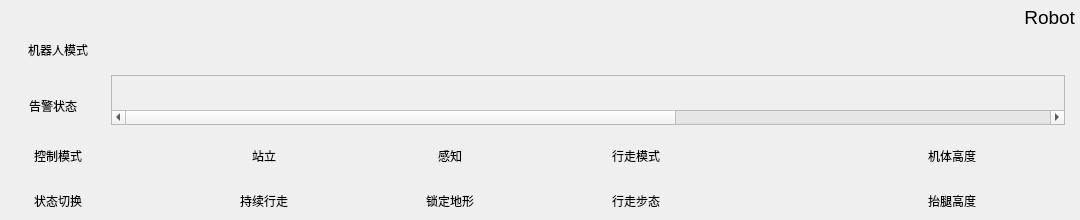
<?xml version="1.0" encoding="UTF-8"?>
<ui version="4.0">
 <class>SevnceRobot</class>
 <widget class="QWidget" name="SevnceRobot">
  <property name="geometry">
   <rect>
    <x>0</x>
    <y>0</y>
    <width>1080</width>
    <height>220</height>
   </rect>
  </property>
  <property name="minimumSize">
   <size>
    <width>0</width>
    <height>0</height>
   </size>
  </property>
  <property name="maximumSize">
   <size>
    <width>16777215</width>
    <height>16777215</height>
   </size>
  </property>
  <property name="windowTitle">
   <string>SevnceRobot</string>
  </property>
  <property name="styleSheet">
   <string notr="true"/>
  </property>
  <layout class="QGridLayout" name="gridLayout">
   <property name="leftMargin">
    <number>5</number>
   </property>
   <property name="topMargin">
    <number>5</number>
   </property>
   <property name="rightMargin">
    <number>5</number>
   </property>
   <property name="bottomMargin">
    <number>5</number>
   </property>
   <property name="spacing">
    <number>0</number>
   </property>
   <item row="6" column="3">
    <widget class="QWSwitcher" name="toggle" native="true">
     <property name="minimumSize">
      <size>
       <width>50</width>
       <height>25</height>
      </size>
     </property>
     <property name="maximumSize">
      <size>
       <width>50</width>
       <height>25</height>
      </size>
     </property>
    </widget>
   </item>
   <item row="6" column="4">
    <widget class="QLabel" name="title">
     <property name="minimumSize">
      <size>
       <width>100</width>
       <height>0</height>
      </size>
     </property>
     <property name="font">
      <font>
       <pointsize>14</pointsize>
      </font>
     </property>
     <property name="text">
      <string>Robot</string>
     </property>
     <property name="alignment">
      <set>Qt::AlignmentFlag::AlignRight|Qt::AlignmentFlag::AlignTrailing|Qt::AlignmentFlag::AlignVCenter</set>
     </property>
    </widget>
   </item>
   <item row="7" column="3" colspan="2">
    <widget class="QWidget" name="widget" native="true">
     <layout class="QGridLayout" name="gridLayout_2">
      <property name="leftMargin">
       <number>0</number>
      </property>
      <property name="topMargin">
       <number>0</number>
      </property>
      <property name="rightMargin">
       <number>0</number>
      </property>
      <property name="bottomMargin">
       <number>0</number>
      </property>
      <property name="horizontalSpacing">
       <number>0</number>
      </property>
      <property name="verticalSpacing">
       <number>5</number>
      </property>
      <item row="2" column="2">
       <widget class="QLabel" name="label_11">
        <property name="minimumSize">
         <size>
          <width>80</width>
          <height>30</height>
         </size>
        </property>
        <property name="maximumSize">
         <size>
          <width>100</width>
          <height>30</height>
         </size>
        </property>
        <property name="text">
         <string>站立</string>
        </property>
        <property name="alignment">
         <set>Qt::AlignmentFlag::AlignBottom|Qt::AlignmentFlag::AlignHCenter</set>
        </property>
       </widget>
      </item>
      <item row="2" column="4">
       <widget class="QLabel" name="label_9">
        <property name="minimumSize">
         <size>
          <width>80</width>
          <height>30</height>
         </size>
        </property>
        <property name="maximumSize">
         <size>
          <width>100</width>
          <height>30</height>
         </size>
        </property>
        <property name="text">
         <string>感知</string>
        </property>
        <property name="alignment">
         <set>Qt::AlignmentFlag::AlignBottom|Qt::AlignmentFlag::AlignHCenter</set>
        </property>
       </widget>
      </item>
      <item row="1" column="1" colspan="9">
       <widget class="QScrollArea" name="scrollArea">
        <property name="minimumSize">
         <size>
          <width>0</width>
          <height>50</height>
         </size>
        </property>
        <property name="maximumSize">
         <size>
          <width>16777215</width>
          <height>50</height>
         </size>
        </property>
        <property name="verticalScrollBarPolicy">
         <enum>Qt::ScrollBarPolicy::ScrollBarAlwaysOff</enum>
        </property>
        <property name="widgetResizable">
         <bool>true</bool>
        </property>
        <widget class="QWidget" name="scrollAreaWidgetContents">
         <property name="geometry">
          <rect>
           <x>0</x>
           <y>0</y>
           <width>1600</width>
           <height>40</height>
          </rect>
         </property>
         <layout class="QHBoxLayout" name="horizontalLayout_5">
          <property name="spacing">
           <number>0</number>
          </property>
          <property name="leftMargin">
           <number>0</number>
          </property>
          <property name="topMargin">
           <number>0</number>
          </property>
          <property name="rightMargin">
           <number>0</number>
          </property>
          <property name="bottomMargin">
           <number>0</number>
          </property>
          <item>
           <widget class="QWWindowButton" name="widget_alarmStatus" native="true">
            <property name="minimumSize">
             <size>
              <width>1600</width>
              <height>40</height>
             </size>
            </property>
            <property name="maximumSize">
             <size>
              <width>16000</width>
              <height>40</height>
             </size>
            </property>
            <property name="font">
             <font>
              <pointsize>14</pointsize>
             </font>
            </property>
           </widget>
          </item>
         </layout>
        </widget>
       </widget>
      </item>
      <item row="3" column="1">
       <widget class="QWWindowButton" name="widget_isSwitching" native="true">
        <property name="minimumSize">
         <size>
          <width>100</width>
          <height>40</height>
         </size>
        </property>
        <property name="maximumSize">
         <size>
          <width>100</width>
          <height>40</height>
         </size>
        </property>
        <property name="font">
         <font>
          <pointsize>14</pointsize>
         </font>
        </property>
       </widget>
      </item>
      <item row="1" column="0">
       <widget class="QLabel" name="label_2">
        <property name="minimumSize">
         <size>
          <width>90</width>
          <height>30</height>
         </size>
        </property>
        <property name="maximumSize">
         <size>
          <width>90</width>
          <height>30</height>
         </size>
        </property>
        <property name="text">
         <string>告警状态</string>
        </property>
        <property name="alignment">
         <set>Qt::AlignmentFlag::AlignBottom|Qt::AlignmentFlag::AlignHCenter</set>
        </property>
       </widget>
      </item>
      <item row="2" column="9">
       <widget class="QtMaterialTextField" name="lineEdit_bodyHeight" native="true">
        <property name="minimumSize">
         <size>
          <width>60</width>
          <height>0</height>
         </size>
        </property>
        <property name="maximumSize">
         <size>
          <width>60</width>
          <height>16777215</height>
         </size>
        </property>
        <property name="font">
         <font>
          <pointsize>14</pointsize>
         </font>
        </property>
       </widget>
      </item>
      <item row="2" column="8">
       <widget class="QLabel" name="label_4">
        <property name="minimumSize">
         <size>
          <width>80</width>
          <height>30</height>
         </size>
        </property>
        <property name="maximumSize">
         <size>
          <width>100</width>
          <height>30</height>
         </size>
        </property>
        <property name="text">
         <string>机体高度</string>
        </property>
        <property name="alignment">
         <set>Qt::AlignmentFlag::AlignBottom|Qt::AlignmentFlag::AlignHCenter</set>
        </property>
       </widget>
      </item>
      <item row="2" column="1">
       <widget class="QWWindowButton" name="widget_CtrlMode" native="true">
        <property name="minimumSize">
         <size>
          <width>100</width>
          <height>40</height>
         </size>
        </property>
        <property name="maximumSize">
         <size>
          <width>100</width>
          <height>40</height>
         </size>
        </property>
        <property name="font">
         <font>
          <pointsize>14</pointsize>
         </font>
        </property>
       </widget>
      </item>
      <item row="0" column="0">
       <widget class="QLabel" name="label">
        <property name="minimumSize">
         <size>
          <width>100</width>
          <height>30</height>
         </size>
        </property>
        <property name="maximumSize">
         <size>
          <width>100</width>
          <height>30</height>
         </size>
        </property>
        <property name="text">
         <string>机器人模式</string>
        </property>
        <property name="alignment">
         <set>Qt::AlignmentFlag::AlignCenter</set>
        </property>
       </widget>
      </item>
      <item row="2" column="6">
       <widget class="QLabel" name="label_12">
        <property name="minimumSize">
         <size>
          <width>80</width>
          <height>30</height>
         </size>
        </property>
        <property name="maximumSize">
         <size>
          <width>100</width>
          <height>30</height>
         </size>
        </property>
        <property name="text">
         <string>行走模式</string>
        </property>
        <property name="alignment">
         <set>Qt::AlignmentFlag::AlignBottom|Qt::AlignmentFlag::AlignHCenter</set>
        </property>
       </widget>
      </item>
      <item row="3" column="7">
       <widget class="QWWindowButton" name="widget_walkGait" native="true">
        <property name="minimumSize">
         <size>
          <width>210</width>
          <height>40</height>
         </size>
        </property>
        <property name="maximumSize">
         <size>
          <width>210</width>
          <height>40</height>
         </size>
        </property>
        <property name="font">
         <font>
          <pointsize>14</pointsize>
         </font>
        </property>
       </widget>
      </item>
      <item row="2" column="3">
       <widget class="QWWindowButton" name="widget_isStance" native="true">
        <property name="minimumSize">
         <size>
          <width>80</width>
          <height>40</height>
         </size>
        </property>
        <property name="maximumSize">
         <size>
          <width>80</width>
          <height>40</height>
         </size>
        </property>
        <property name="font">
         <font>
          <pointsize>14</pointsize>
         </font>
        </property>
       </widget>
      </item>
      <item row="3" column="2">
       <widget class="QLabel" name="label_6">
        <property name="minimumSize">
         <size>
          <width>80</width>
          <height>30</height>
         </size>
        </property>
        <property name="maximumSize">
         <size>
          <width>100</width>
          <height>30</height>
         </size>
        </property>
        <property name="text">
         <string>持续行走</string>
        </property>
        <property name="alignment">
         <set>Qt::AlignmentFlag::AlignBottom|Qt::AlignmentFlag::AlignHCenter</set>
        </property>
       </widget>
      </item>
      <item row="3" column="0">
       <widget class="QLabel" name="label_3">
        <property name="minimumSize">
         <size>
          <width>80</width>
          <height>30</height>
         </size>
        </property>
        <property name="maximumSize">
         <size>
          <width>100</width>
          <height>30</height>
         </size>
        </property>
        <property name="text">
         <string>状态切换</string>
        </property>
        <property name="alignment">
         <set>Qt::AlignmentFlag::AlignBottom|Qt::AlignmentFlag::AlignHCenter</set>
        </property>
       </widget>
      </item>
      <item row="3" column="6">
       <widget class="QLabel" name="label_10">
        <property name="minimumSize">
         <size>
          <width>80</width>
          <height>30</height>
         </size>
        </property>
        <property name="maximumSize">
         <size>
          <width>100</width>
          <height>30</height>
         </size>
        </property>
        <property name="text">
         <string>行走步态</string>
        </property>
        <property name="alignment">
         <set>Qt::AlignmentFlag::AlignBottom|Qt::AlignmentFlag::AlignHCenter</set>
        </property>
       </widget>
      </item>
      <item row="2" column="7">
       <widget class="QWWindowButton" name="widget_walkMode" native="true">
        <property name="minimumSize">
         <size>
          <width>210</width>
          <height>40</height>
         </size>
        </property>
        <property name="maximumSize">
         <size>
          <width>210</width>
          <height>40</height>
         </size>
        </property>
        <property name="font">
         <font>
          <pointsize>14</pointsize>
         </font>
        </property>
       </widget>
      </item>
      <item row="3" column="9">
       <widget class="QtMaterialTextField" name="lineEdit_swingHeight" native="true">
        <property name="minimumSize">
         <size>
          <width>60</width>
          <height>0</height>
         </size>
        </property>
        <property name="maximumSize">
         <size>
          <width>60</width>
          <height>16777215</height>
         </size>
        </property>
        <property name="font">
         <font>
          <pointsize>14</pointsize>
         </font>
        </property>
       </widget>
      </item>
      <item row="0" column="1" colspan="9">
       <widget class="QWWindowButton" name="widget_robotMode" native="true">
        <property name="minimumSize">
         <size>
          <width>0</width>
          <height>40</height>
         </size>
        </property>
        <property name="maximumSize">
         <size>
          <width>16777215</width>
          <height>40</height>
         </size>
        </property>
        <property name="font">
         <font>
          <pointsize>14</pointsize>
         </font>
        </property>
       </widget>
      </item>
      <item row="3" column="4">
       <widget class="QLabel" name="label_7">
        <property name="minimumSize">
         <size>
          <width>80</width>
          <height>30</height>
         </size>
        </property>
        <property name="maximumSize">
         <size>
          <width>100</width>
          <height>30</height>
         </size>
        </property>
        <property name="text">
         <string>锁定地形</string>
        </property>
        <property name="alignment">
         <set>Qt::AlignmentFlag::AlignBottom|Qt::AlignmentFlag::AlignHCenter</set>
        </property>
       </widget>
      </item>
      <item row="2" column="0">
       <widget class="QLabel" name="label_8">
        <property name="minimumSize">
         <size>
          <width>80</width>
          <height>30</height>
         </size>
        </property>
        <property name="maximumSize">
         <size>
          <width>100</width>
          <height>30</height>
         </size>
        </property>
        <property name="text">
         <string>控制模式</string>
        </property>
        <property name="alignment">
         <set>Qt::AlignmentFlag::AlignBottom|Qt::AlignmentFlag::AlignHCenter</set>
        </property>
       </widget>
      </item>
      <item row="2" column="5">
       <widget class="QWWindowButton" name="widget_isPerceptive" native="true">
        <property name="minimumSize">
         <size>
          <width>80</width>
          <height>40</height>
         </size>
        </property>
        <property name="maximumSize">
         <size>
          <width>80</width>
          <height>40</height>
         </size>
        </property>
        <property name="font">
         <font>
          <pointsize>14</pointsize>
         </font>
        </property>
       </widget>
      </item>
      <item row="3" column="5">
       <widget class="QWWindowButton" name="widget_lockedTerrain" native="true">
        <property name="minimumSize">
         <size>
          <width>80</width>
          <height>40</height>
         </size>
        </property>
        <property name="maximumSize">
         <size>
          <width>80</width>
          <height>40</height>
         </size>
        </property>
        <property name="font">
         <font>
          <pointsize>14</pointsize>
         </font>
        </property>
       </widget>
      </item>
      <item row="3" column="8">
       <widget class="QLabel" name="label_5">
        <property name="minimumSize">
         <size>
          <width>80</width>
          <height>30</height>
         </size>
        </property>
        <property name="maximumSize">
         <size>
          <width>100</width>
          <height>30</height>
         </size>
        </property>
        <property name="text">
         <string>抬腿高度</string>
        </property>
        <property name="alignment">
         <set>Qt::AlignmentFlag::AlignBottom|Qt::AlignmentFlag::AlignHCenter</set>
        </property>
       </widget>
      </item>
      <item row="3" column="3">
       <widget class="QWWindowButton" name="widget_keepWalking" native="true">
        <property name="minimumSize">
         <size>
          <width>80</width>
          <height>40</height>
         </size>
        </property>
        <property name="maximumSize">
         <size>
          <width>80</width>
          <height>40</height>
         </size>
        </property>
        <property name="font">
         <font>
          <pointsize>14</pointsize>
         </font>
        </property>
       </widget>
      </item>
     </layout>
    </widget>
   </item>
  </layout>
 </widget>
 <customwidgets>
  <customwidget>
   <class>QtMaterialTextField</class>
   <extends>QWidget</extends>
   <header>qt_material_widgets/qtmaterialtextfield.h</header>
   <container>1</container>
  </customwidget>
  <customwidget>
   <class>QWSwitcher</class>
   <extends>QWidget</extends>
   <header>qwool/qwswitcher.h</header>
   <container>1</container>
  </customwidget>
  <customwidget>
   <class>QWWindowButton</class>
   <extends>QWidget</extends>
   <header>qwool/qwwindowbutton.h</header>
   <container>1</container>
  </customwidget>
 </customwidgets>
 <resources/>
 <connections/>
</ui>
